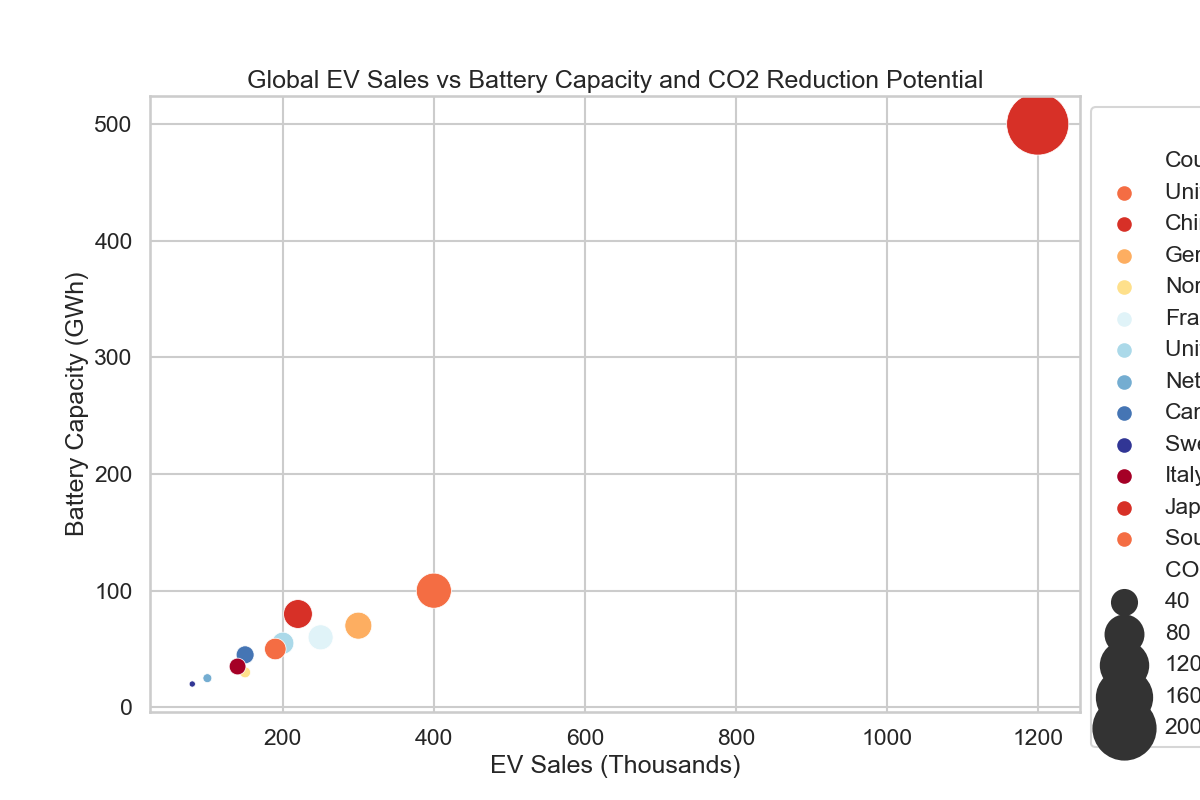

Write the Python code that produced this figure.

import pandas as pd
import seaborn as sns
import matplotlib.pyplot as plt

# Assuming the data is in a CSV file named 'ev_sales_data.csv'
data = {
    'Country': ['United States', 'China', 'Germany', 'Norway', 'France', 'United Kingdom', 
                'Netherlands', 'Canada', 'Sweden', 'Italy', 'Japan', 'South Korea'],
    'Battery Capacity (GWh)': [100, 500, 70, 30, 60, 55, 25, 45, 20, 35, 80, 50],
    'EV Sales (Thousands)': [400, 1200, 300, 150, 250, 200, 100, 150, 80, 140, 220, 190],
    'CO2 Reduction (Million Tonnes)': [70, 200, 45, 15, 40, 33, 13, 25, 11, 23, 50, 32]
}

# Convert the data dictionary to a pandas DataFrame
df = pd.DataFrame(data)

# Create the bubble chart
plt.figure(figsize=(12, 8))
bubble_chart = sns.scatterplot(data=df, 
                               x='EV Sales (Thousands)', 
                               y='Battery Capacity (GWh)', 
                               size='CO2 Reduction (Million Tonnes)', 
                               hue='Country', 
                               palette=["#f46d43", "#d73027", "#fdae61", "#fee08b", 
                                        "#e0f3f8", "#abd9e9", "#74add1", "#4575b4",
                                        "#313695", "#a50026", "#d73027", "#f46d43"],
                               sizes=(20, 2000))

plt.title('Global EV Sales vs Battery Capacity and CO2 Reduction Potential')
plt.xlabel('EV Sales (Thousands)')
plt.ylabel('Battery Capacity (GWh)')

# Adjust legend
bubble_chart.legend(loc='upper left', bbox_to_anchor=(1, 1), title='Country')

# Show the plot
plt.show()
